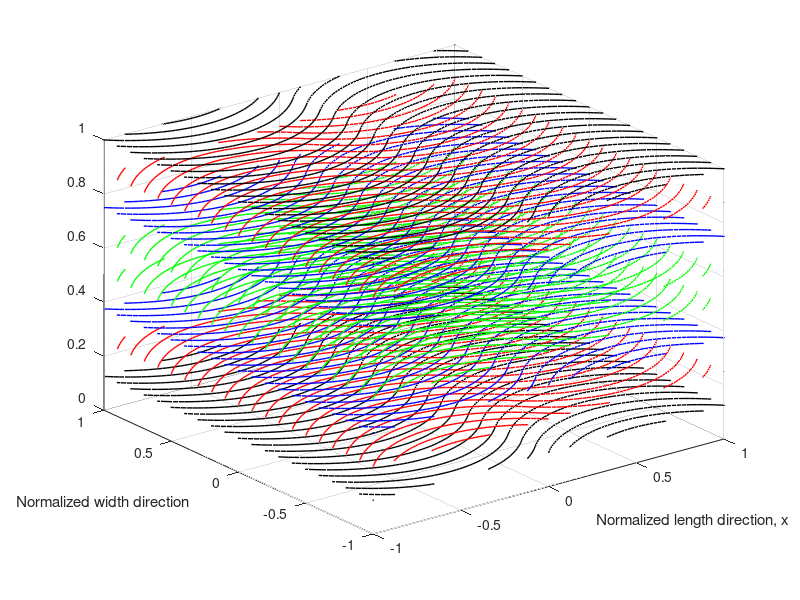

The MATLAB script that drew this image:
% hold on;
% close all;
figure;

t0 =45;
t1 = -45;
T0T1 = [ t0 t1 ;
    -t0 -t1;
    t0 t1;
    -t0 -t1
    -t0 -t1;
    t0 t1;
    -t0 -t1;
    t0 t1];


colorss=['krbggbrk'];

for ee = 1:size(T0T1,1)
    
    
    Phi = 0/180*pi;
    
    T0 =  T0T1(ee,1)/180*pi;
    
    
    T1 =  T0T1(ee,2)/180*pi;
    
    
    number = 100;
    
    curve_number = 20;
    
    
    z = ee/size(T0T1,1)*ones(number,1);
    
    %%
    
    x = linspace(0,2,number);
    
    temp1 = cos(T0+(T1-T0).*x);
    
    temp2 = -log(temp1) + log(cos(T0));
    
    y = 1/(T1-T0).*temp2;
    
    plot3(x,y,z,[colorss(ee) '-'],'LineWidth',1);hold on;
    plot3(-x,-y,z,[colorss(ee) '-'],'LineWidth',1);hold on;
    
    
    %%
    
    for ii = 1:curve_number
        
        plot3(x,y+1/(curve_number/2)*ii,z,[colorss(ee) '-'],'LineWidth',1);hold on;
        plot3(x,y-1/(curve_number/2)*ii,z,[colorss(ee) '-'],'LineWidth',1);hold on;
        
        
        plot3(-x,-(y+1/(curve_number/2)*ii),z,[colorss(ee) '-'],'LineWidth',1);hold on;
        plot3(-x,-(y-1/(curve_number/2)*ii),z,[colorss(ee) '-'],'LineWidth',1);hold on;
        
        
    end
    
    
    
end


axis([-1,1,-1,1]);

xlabel('Normalized length direction, x')
ylabel('Normalized width direction')
grid on;

